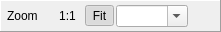
  <widget class="QFrame" name="zoomToolbar">
   <property name="geometry">
    <rect>
     <x>10</x>
     <y>80</y>
     <width>221</width>
     <height>32</height>
    </rect>
   </property>
   <property name="minimumSize">
    <size>
     <width>0</width>
     <height>32</height>
    </size>
   </property>
   <property name="frameShape">
    <enum>QFrame::Panel</enum>
   </property>
   <property name="frameShadow">
    <enum>QFrame::Raised</enum>
   </property>
   <layout class="QHBoxLayout" name="horizontalLayout_9">
    <property name="spacing">
     <number>2</number>
    </property>
    <property name="leftMargin">
     <number>6</number>
    </property>
    <property name="topMargin">
     <number>2</number>
    </property>
    <property name="rightMargin">
     <number>6</number>
    </property>
    <property name="bottomMargin">
     <number>2</number>
    </property>
    <item>
     <widget class="QLabel" name="zoomLabel">
      <property name="text">
       <string>Zoom</string>
      </property>
     </widget>
    </item>
    <item>
     <widget class="QToolButton" name="zoomExactSize">
      <property name="enabled">
       <bool>true</bool>
      </property>
      <property name="toolTip">
       <string>Reset the zoom to 100%</string>
      </property>
      <property name="text">
       <string>1:1</string>
      </property>
      <property name="checkable">
       <bool>false</bool>
      </property>
      <property name="checked">
       <bool>false</bool>
      </property>
      <property name="toolButtonStyle">
       <enum>Qt::ToolButtonTextBesideIcon</enum>
      </property>
      <property name="autoRaise">
       <bool>true</bool>
      </property>
     </widget>
    </item>
    <item>
     <widget class="QToolButton" name="fitToWindow">
      <property name="enabled">
       <bool>true</bool>
      </property>
      <property name="toolTip">
       <string>Fit the current texture to the window</string>
      </property>
      <property name="text">
       <string>Fit</string>
      </property>
      <property name="icon">
       <iconset resource="../Resources/resources.qrc">
        <normaloff>:/arrow_out.png</normaloff>:/arrow_out.png</iconset>
      </property>
      <property name="checkable">
       <bool>true</bool>
      </property>
      <property name="checked">
       <bool>true</bool>
      </property>
      <property name="toolButtonStyle">
       <enum>Qt::ToolButtonTextBesideIcon</enum>
      </property>
      <property name="autoRaise">
       <bool>true</bool>
      </property>
     </widget>
    </item>
    <item>
     <widget class="QComboBox" name="zoomOption">
      <property name="minimumSize">
       <size>
        <width>70</width>
        <height>0</height>
       </size>
      </property>
      <property name="editable">
       <bool>true</bool>
      </property>
      <property name="insertPolicy">
       <enum>QComboBox::NoInsert</enum>
      </property>
     </widget>
    </item>
    <item>
     <widget class="QToolButton" name="flip_y">
      <property name="toolTip">
       <string>Flip the texture in the Y axis</string>
      </property>
      <property name="text">
       <string/>
      </property>
      <property name="icon">
       <iconset resource="../Resources/resources.qrc">
        <normaloff>:/flip_y.png</normaloff>:/flip_y.png</iconset>
      </property>
      <property name="checkable">
       <bool>true</bool>
      </property>
      <property name="autoRaise">
       <bool>true</bool>
      </property>
     </widget>
    </item>
   </layout>
  </widget>
